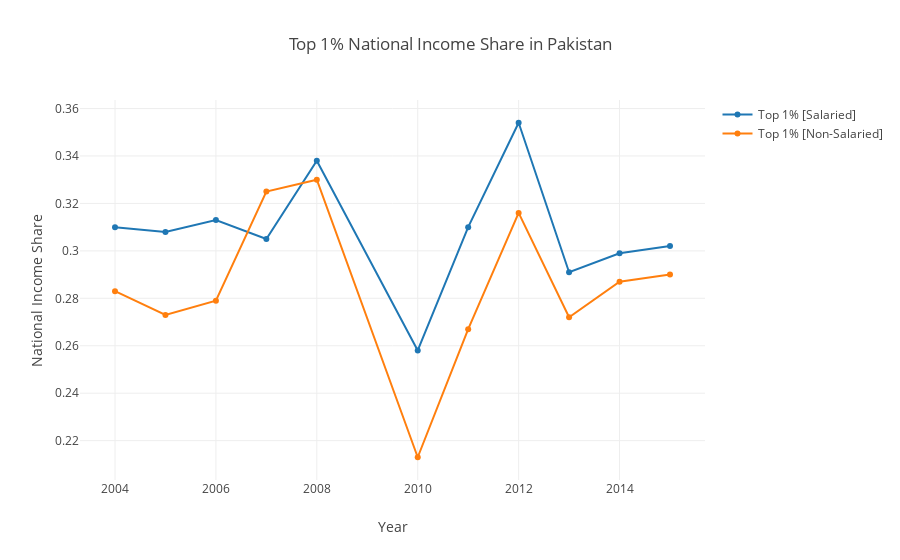

Source (notebook cell):
### Code cell
top_1_trace_salaried = go.Scatter(
    x = years,
    y = top_1_income_shares_salaried,
    name = 'Top 1% [Salaried]'
)

top_1_trace_nonsalaried = go.Scatter(
    x = years,
    y = top_1_income_shares_nonsalaried,
    name = 'Top 1% [Non-Salaried]'
)

layout = dict(title = 'Top 1% National Income Share in Pakistan',
              xaxis = dict(title = 'Year'),
              yaxis = dict(title = 'National Income Share'),
              )
data = [top_1_trace_salaried, top_1_trace_nonsalaried]
top1_share = plotly.offline.iplot({
    "data": data,
    "layout": layout
})
top1_share

### Figure 1 — Plotly figure (JSON) as saved in the notebook; plotly's stock layout.template omitted (floating-point values rounded to 4 significant figures)
{"data": [{"name": "Top 1% [Salaried]", "type": "scatter", "x": [2004, 2005, 2006, 2007, 2008, 2010, 2011, 2012, 2013, 2014, 2015], "y": [0.31, 0.308, 0.313, 0.305, 0.338, 0.258, 0.31, 0.354, 0.291, 0.299, 0.302]}, {"name": "Top 1% [Non-Salaried]", "type": "scatter", "x": [2004, 2005, 2006, 2007, 2008, 2010, 2011, 2012, 2013, 2014, 2015], "y": [0.283, 0.273, 0.279, 0.325, 0.33, 0.213, 0.267, 0.316, 0.272, 0.287, 0.29]}], "layout": {"title": "Top 1% National Income Share in Pakistan", "xaxis": {"title": "Year"}, "yaxis": {"title": "National Income Share"}}}
